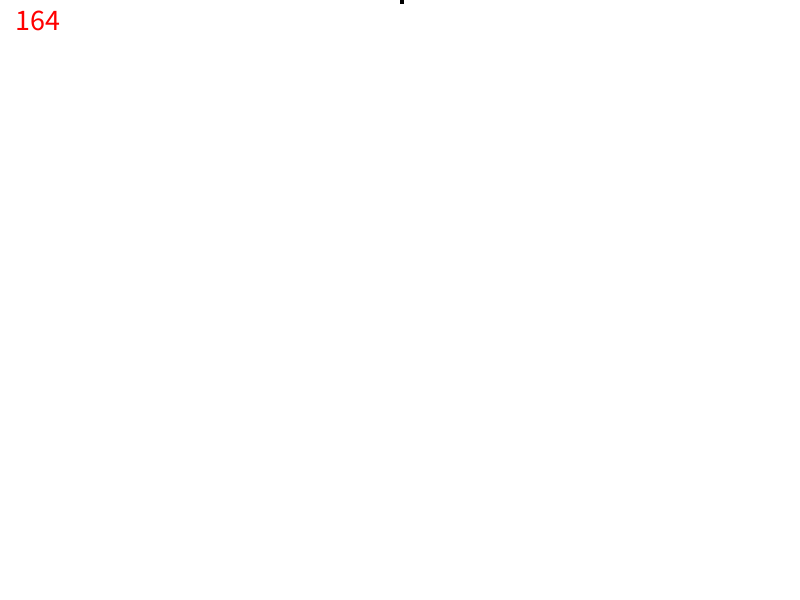
Frame 1 (no input)
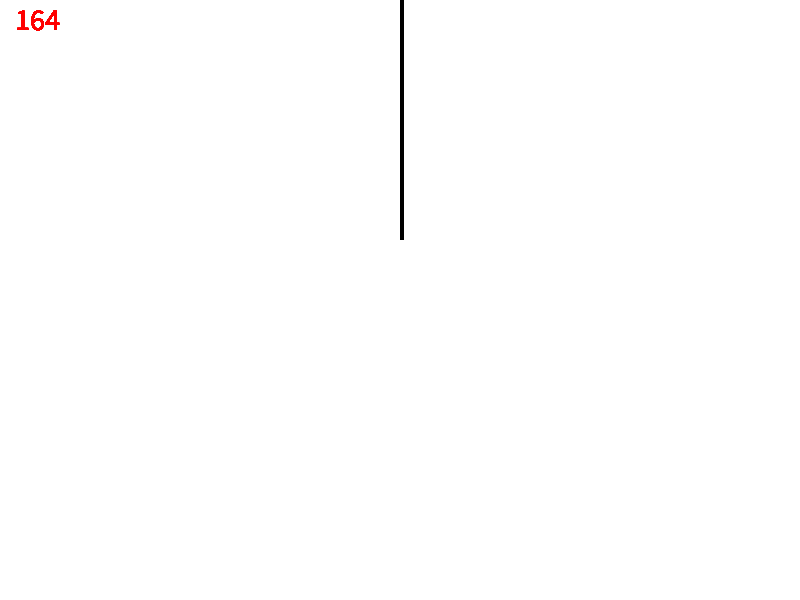
Frame 60 (the mouse pressed at the canvas centre just before this capture)
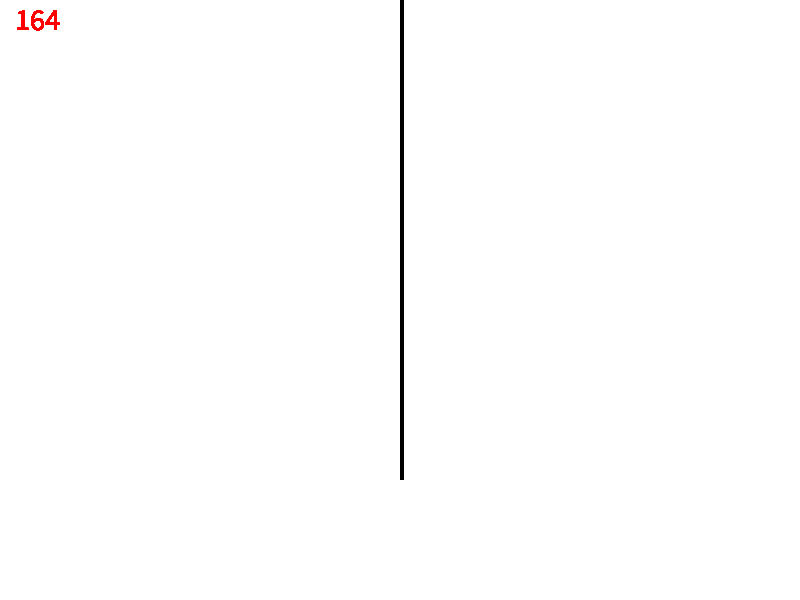
Frame 120 (the mouse held since frame 60 and released just before this capture)

The Processing sketch that drew these frames (run headless with seeded random() and noise(); from frame 60 on, the mouse is pressed at the canvas centre):

// Processing sketch: Ejercicio_2
// ── Ejercicio_2.pde
WolframCA ca;

void setup() {
  size(800, 600);
  background(255);
  ca = new WolframCA(200, (int)random(0, 255));
}

void draw() {
  ca.display();
  ca.next();
}

// ── WolframCA.pde
class WolframCA {
  int columns;
  int ruleset;
  boolean[] cells;
  int y;

  WolframCA(int columns, int ruleset) {
    this.columns = columns;
    this.ruleset = ruleset;
    cells = new boolean[columns];
    initCells();
    y = 0;
  }
  void initCells() {
    for (int i = 0; i < columns; i++) cells[i] = false;
    cells[columns / 2] = true;
  }
  void next() {
    boolean[] generation = new boolean[columns];
    for (int i = 0; i < columns; i++) {
      generation[i] = f(i);
    }
    cells = generation;
    if (y >= height) {
      background(255);
      y = 0;
      initCells();
      ruleset = (int)random(0, 255);
    }
  }
  boolean f(int i) {
    boolean right = cells[(i + 1) % columns];
    boolean center = cells[i];
    boolean left = cells[(i + columns - 1) % columns];
    int value = left? 4 : 0;
    value += center? 2 : 0;
    value += right? 1 : 0;
    return (ruleset & (int)pow(2, value)) != 0;
  }
  void display() {
    float cellWidth = width / (float)columns;
    for (int i = 0; i < columns; i++) {
      float x = (float)i * cellWidth;
      fill(cells[i]? 0 : 255);
      noStroke();
      rect(x, y, cellWidth, cellWidth);
    }
    y += cellWidth;
    fill(255, 0, 0);
    textSize(30);
    text(ruleset, 15, 30);
  }
}
